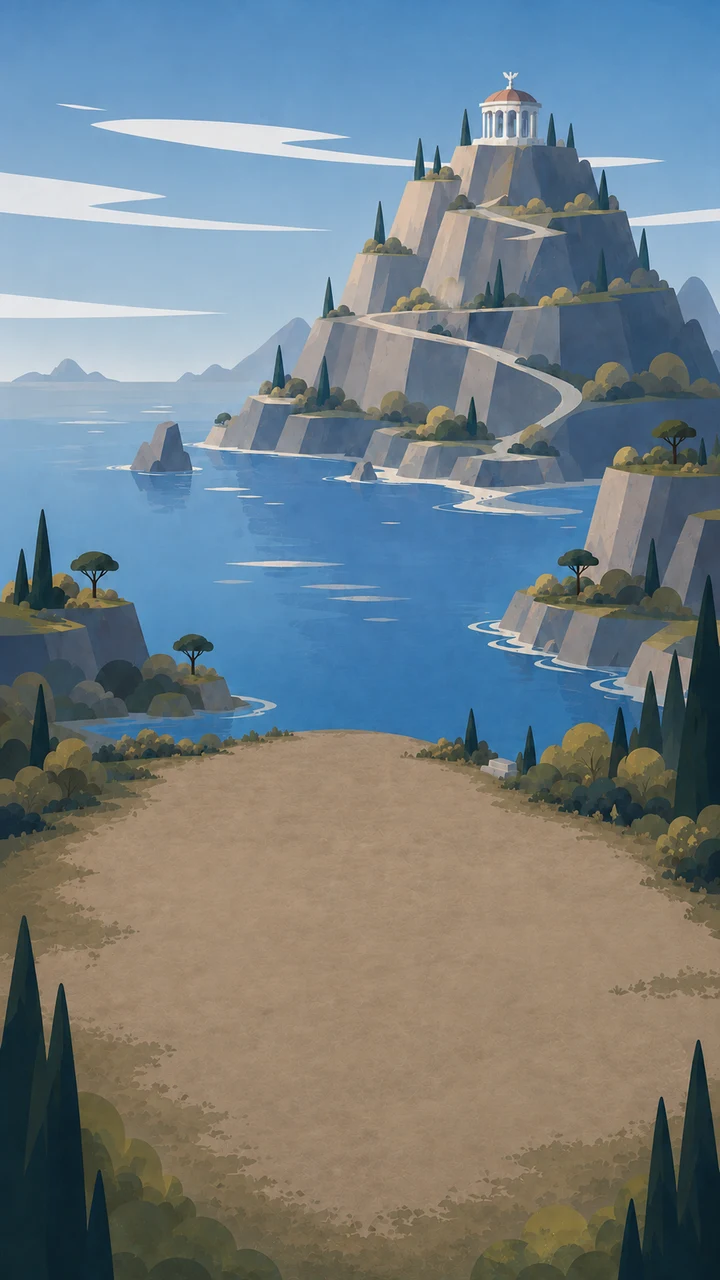
#> input picture demo/assets/optim/day-hd.webp, 720 x 1280 px
$ python decouper-falaise-gauche.py
#> lines starting #> are read from the running program, lines starting #| are printed output that depends on the picture
#!/usr/bin/env python3
"""22/10 · découpe la falaise gauche du tableau d'origine (liste V2, point 5.2).

Le tableau d'origine (demo/assets/optim/day-hd.webp, lu par les Incursions : on le lit seulement) a une falaise à gauche de la baie :
un rocher gris, deux cyprès et un pin parasol, à x < 150, y ≈ 510-740. Les quatre fonds de la scène (demo/assets/scene/fond/fond_<moment>.webp)
en sont dérivés, mais là il n'y a que de la mer : le paysage penche à droite. Ce script découpe la falaise dans les trois tableaux hd
(jour, coucher, nuit) et la teinte pour le lever ; la scène la pose en deux sprites au-dessus du maillage du fond (athena-scene.js, fond.falaiseGauche).

La silhouette : les pixels où |day-hd − fond_jour| > 20 (fond_jour n'a que de la mer à cet endroit : la différence EST la falaise et son liseré ;
là où les deux tableaux sont d'accord, l'eau, l'alpha retombe à 0 tout seul), seulement là où fond_jour a de l'eau (masques.png, canal R :
l'île au pin et les buissons du premier plan de fond_jour restent devant), dans la fenêtre x < 152, y 470-742 (mesuré : le bord droit du
rocher descend en biais jusqu'à x ≈ 150 à y ≈ 656 ; à 130 il serait tranché net), nettoyée par ouverture (rayon 1 : les branches du pin font
2-3 px) et fermeture (rayon 2), plus grande composante connexe. Sous le rocher, day-hd a un pont de buissons jusqu'à SON île (x 150-200,
y 650-700) qu'on ne garde pas : la coupe suit une couture de coût minimal le long des contours peints (le coût est l'inverse du gradient :
la couture longe le bord du buisson sombre du pied de la falaise, entre lui et le buisson olive du pont) dans la bande x 134-152, à partir du pied
du bord droit du rocher. Les trous fermés sont remplis (là, les deux tableaux sont d'accord : rien ne change à l'œil). Bord adouci sur 1,5 px,
et l'alpha suit le bord propre du masque d'eau sur l'île et les buissons de fond_jour (pas de liseré d'eau par-dessus leur contour).

Sorties : demo/assets/scene/fond/falaise_gauche_{jour,lever,coucher,nuit}.png (RGBA, alpha droit) et leur origine dans
demo/commun/athena-scene.json → fond.falaiseGauche ; avec --apercu DOSSIER, un aperçu PNG de chaque découpe posée sur son fond (zoom ×3).

Usage : python3 -I outils/decouper-falaise-gauche.py [RACINE_DU_DEPOT] [--apercu DOSSIER]
(numpy et Pillow installés pour tout le système : python3 -I ignore les paquets installés avec --user)
"""
import sys, os, json
import numpy as np
from PIL import Image, ImageFilter

# 23/10 · « --apercu DOSSIER » est retiré des arguments avant de lire la racine (sinon, sans RACINE, le dossier d'aperçu devenait la racine)
argv = sys.argv[1:]
apercu = None
if '--apercu' in argv:
    i = argv.index('--apercu'); apercu = argv[i + 1] if i + 1 < len(argv) else None; del argv[i:i + 2]
args = [a for a in argv if not a.startswith('--')]
racine = args[0] if args else os.path.join(os.path.dirname(os.path.abspath(__file__)), '..')
A = os.path.join(racine, 'demo', 'assets')
SORTIE = os.path.join(A, 'scene', 'fond')
JSON = os.path.join(racine, 'demo', 'commun', 'athena-scene.json')

SEUIL = 20                 # |day-hd − fond_jour| au-delà duquel un pixel est de la falaise
FENETRE = (0, 470, 152, 742)   # x0, y0, x1, y1 (exclus)
BANDE = (134, 152)         # la couture de coupe des buissons, sous le rocher
Y_COUTURE_FIN = 712        # en dessous, le rocher de l'île de fond_jour (masque) fait la coupe
ZONE_DROITE = (610, 480, 700, 600)   # la falaise DROITE, pour teinter le lever : rapport des moyennes fond_lever / fond_jour
ADOUCI = 0.75              # rayon du flou de l'alpha (≈ 1,5 px de bord)

def lire(p): return np.asarray(Image.open(p).convert('RGB')).astype(np.int16)
#> called with p = 'outils/../demo/assets/optim/day-hd.webp'
day = lire(os.path.join(A, 'optim', 'day-hd.webp')); sun = lire(os.path.join(A, 'optim', 'sunset-hd.webp')); nit = lire(os.path.join(A, 'optim', 'night-hd.webp'))
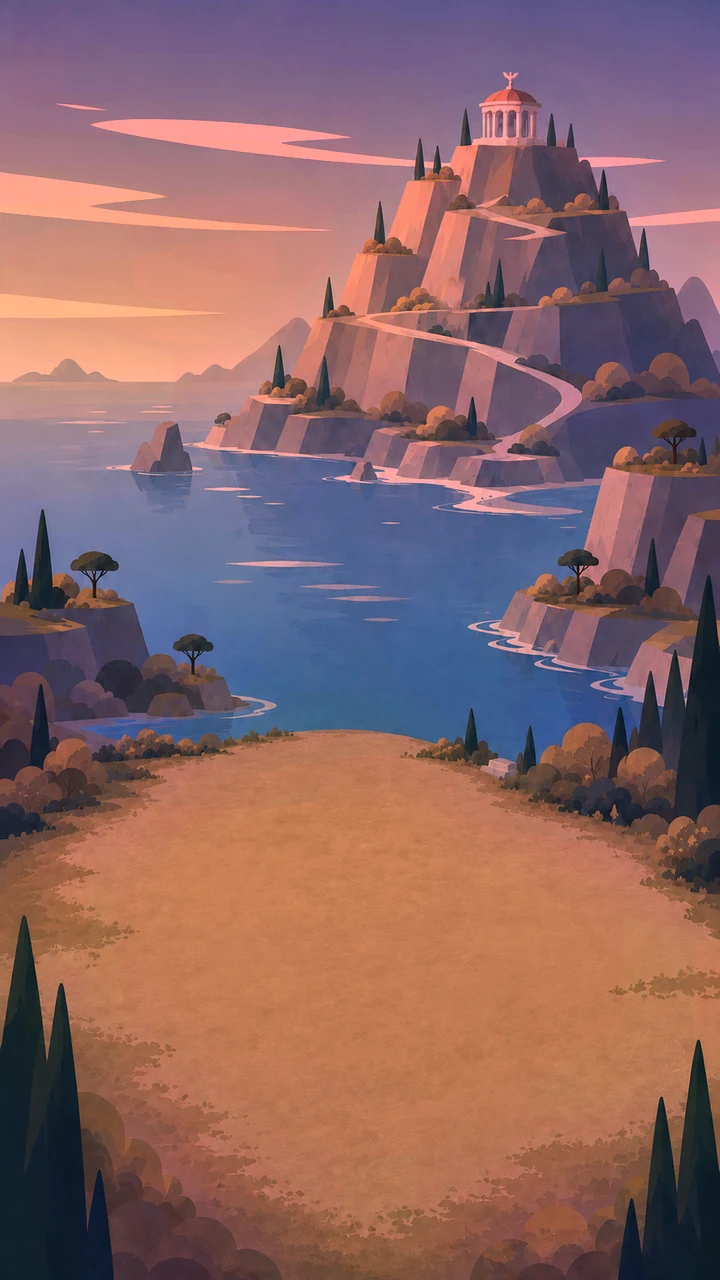
#> input picture demo/assets/optim/sunset-hd.webp, 720 x 1280 px
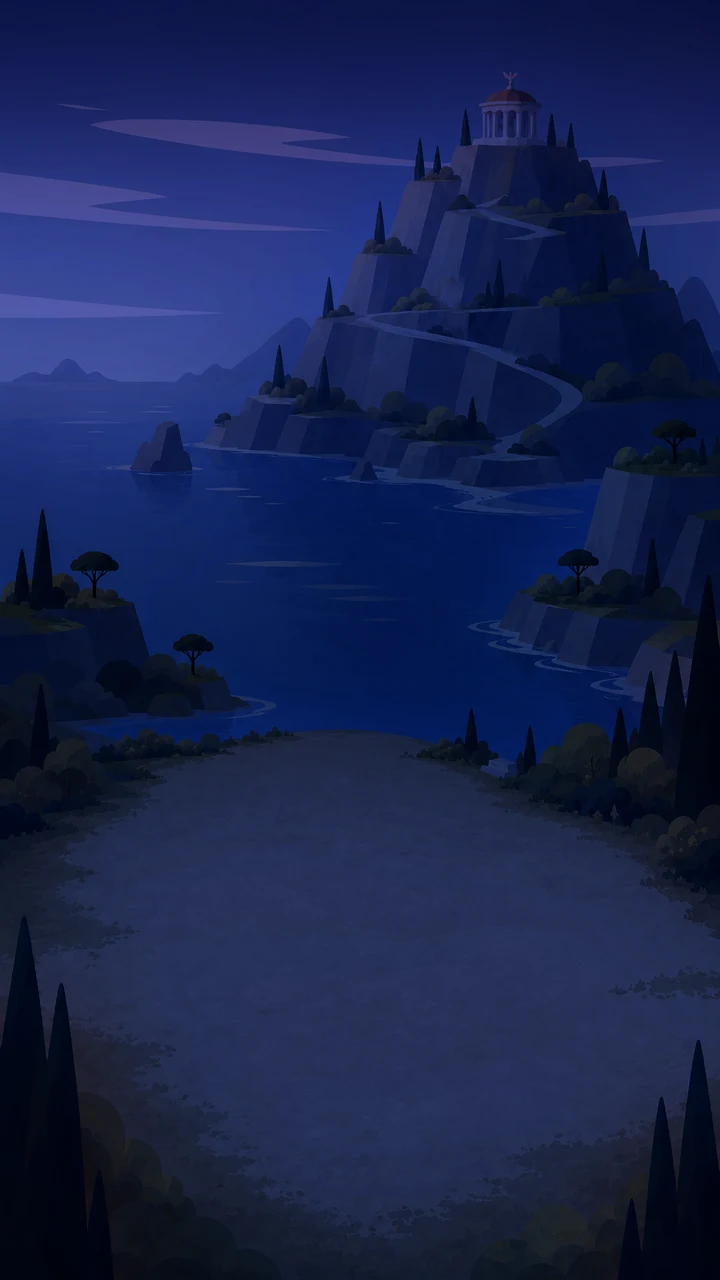
#> input picture demo/assets/optim/night-hd.webp, 720 x 1280 px
#> (the run stopped early here; a loop or call above may not have finished)
